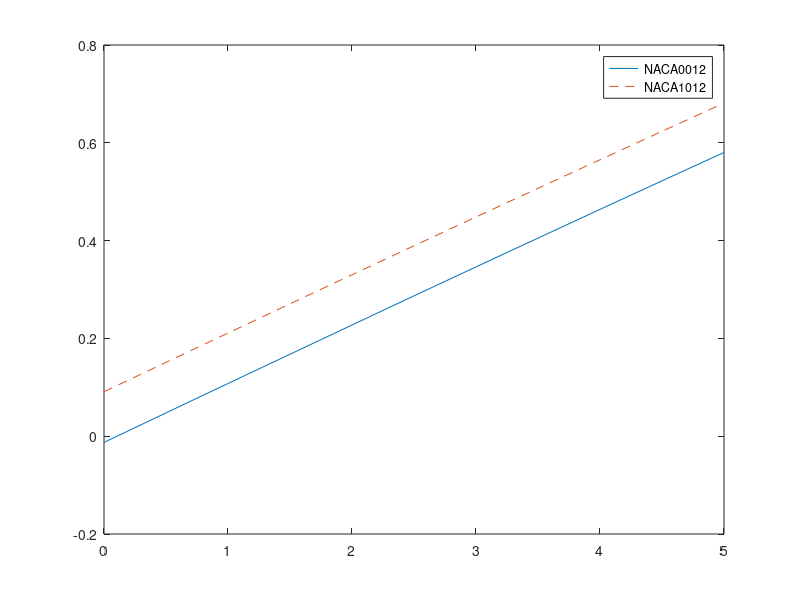

Source code (MATLAB):
    NACA0012=[0,-0.0127,2.9017e-04;
            0.5,0.0477,9.7229e-04;
              1,0.1078,0.0027;
            1.5,0.1676,0.0055;
              2,0.2274,0.0094;
            2.5,0.2870,0.0142;
              3,0.3462,0.0202;
            3.5,0.4051,0.0272;
              4,0.4639,0.0353;
            4.5,0.5222,0.0443;
              5,0.5802,0.0545];
         
NACA1012=[0,0.0910,8.2169e-04;
        0.5,0.1510,0.0024;
          1,0.2109,0.0051;
        1.5,0.2707,0.0088;
          2,0.3301,0.0135;
        2.5,0.3894,0.0193;
          3,.4483,0.0262;
        3.5,0.5070,0.0341;
          4,0.5653, 0.0430;
        4.5,0.6235,0.0530;
          5,0.6812,0.0641];
      
 figure(3);
 plot(NACA0012(:,1),NACA0012(:,2));
 
 hold on
 plot(NACA1012(:,1),NACA1012(:,2),'--');
 hold off
 
 legend('NACA0012','NACA1012');
 
 